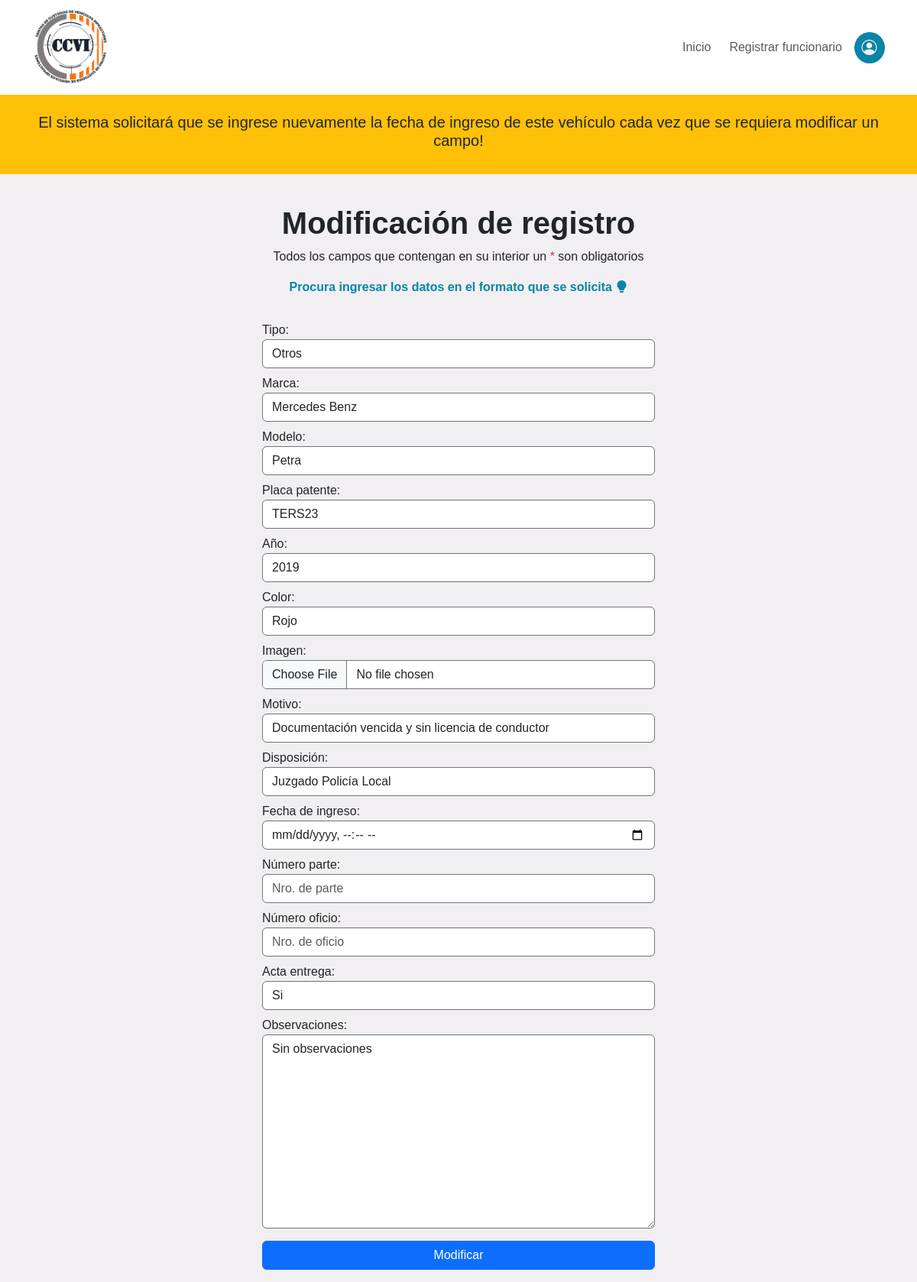
/home/modificar-vehiculo/7/ (signed in), run on the app's committed database.
### core/models.py (models this page shows, shortened)
class Vehiculo(models.Model):
    tipo = models.CharField(max_length=60, choices=CHOICES_TIPO)
    marca = models.CharField(max_length=60)
    modelo = models.CharField(max_length=60)
    placa_patente = models.CharField(max_length=6, unique=True)
    año = models.IntegerField()
    color = models.CharField(max_length=40)
    imagen = models.ImageField(upload_to='vehiculos')
    motivo = models.CharField(max_length=100, choices=CHOICES_MOTIVO)
    disposicion = models.ForeignKey(Tribunal, to_field='nombre', on_delete=models.RESTRICT, verbose_name='Disposición')
    fecha_ingreso = models.DateTimeField(verbose_name='Fecha de ingreso')
    numero_de_parte = models.IntegerField(blank=True, null=True, verbose_name='Número parte')
    numero_de_oficio = models.IntegerField(blank=True, null=True, verbose_name='Número oficio')
    acta_entrega = models.CharField(max_length=2, choices=ACTA_ENTREGA)
    observaciones = models.TextField(blank=True, default='Sin observaciones')
    entregado = models.BooleanField(default=False)
    registro_propietario = models.BooleanField(default=False)
    funcionario_receptor = models.ForeignKey(User, on_delete=models.RESTRICT, null=True, related_name='funcionario_receptor')
    funcionario_entrega = models.ForeignKey(User, on_delete=models.RESTRICT, null=True, blank=True, related_name='funcionario_entrega')
    class Meta:
        verbose_name = 'Vehículo'
        verbose_name_plural = 'Vehículos'

### core/views.py (the view, shortened to what this page needs)
# urls.py: path('modificar-vehiculo/<int:pk>/', ModificarVehiculo.as_view(), name='modificar_vehiculo'),
@method_decorator(login_required, name='dispatch')
class ModificarVehiculo(UpdateView):
    model = Vehiculo
    template_name = 'pages/modificacion/modificar_vehiculo.html'
    form_class = FormularioVehiculo
    template_name_suffix = "_update_form"

### core/models.py (called while the page is built)
    def __str__(self):
        return self.nombre

### core/templates/pages/modificacion/modificar_vehiculo.html (shortened to what this page needs)
{% extends 'layout_core/layout_core.html' %}
{% block content %}
<section>
    <div class="container-fluid bg-warning">
        <div class="row p-4">
            <div class="col">
                <h5 class="text-center">El sistema solicitará que se ingrese nuevamente la fecha de ingreso de este vehículo cada vez que se requiera modificar un campo!</h5>
            </div>
        </div>
    </div>
   <div class="container">
        <div class="row d-flex justify-content-center">
            <div class="col col-lg-6 col-md-12 col-12 m-auto">
                <h1 class="titulo_formulario">Modificación de registro</h1>
                <p class="text-center">Todos los campos que contengan en su interior un <span class="text-danger">*</span> son obligatorios</p>
                <p class="advertencia_subtitulo">Procura ingresar los datos en el formato que se solicita <i class="bi bi-lightbulb-fill"></i></p>
                <form method="POST" enctype="multipart/form-data" class="card card-body bg-transparent border-0">
                    {{ form.as_table }}
                    <button type="submit" class="btn btn-primary mt-2">Modificar</button>
                </form>
            </div>
        </div>
   </div>
</section>
{% endblock %}

### static/css/core.css (style rules this page uses)
:root { --bg_fondo_page: #0885a7; --bg_search: #0fadcc; --blanco: #f0f0f0; --blancoFuente: #f2eff3; --fuente: Arial, "Helvetica Neue", Helvetica, sans-serif; }
* { padding: 0; box-sizing: border-box; font-family: var(--fuente); }
.titulo_formulario { font-weight: 700; text-align: center; margin-top: 40px; }
.advertencia_subtitulo { color: var(--bg_fondo_page); font-weight: 700; text-align: center; }

### data on the page
Vehiculo: tipo "Otros", marca "Mercedes Benz", modelo "Petra", placa_patente "TERS23", año "2019", color "Rojo", motivo "Documentación vencida y sin licencia de conductor", disposicion "Juzgado Policía Local", acta_entrega "Si", observaciones "Sin observaciones"
